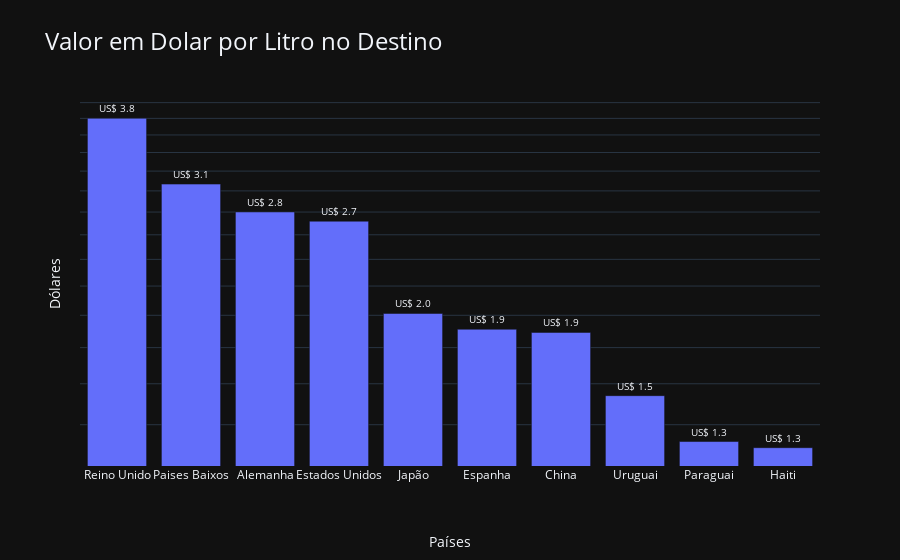

Notebook code for this chart:
### Code cell
fig = px.bar(df_total_top10.sort_values(by='USD_por_Litro',ascending=False), x='Destino', y=['USD_por_Litro'], title='Valor em Dolar por Litro no Destino')

fig.update_layout(
    title_font=dict(size=24), 
    xaxis_title='Países',
    xaxis_title_standoff=55,
    yaxis_title='Dólares',
    yaxis_type="log",
    yaxis_showticklabels=False,
    showlegend=False, 
    template="plotly_dark",
     annotations=[
        dict(
            x=1,
            y=-0.32,
            xref='paper',
            yref='paper',
            text='* Escala Logarítmica',
            showarrow=False,
            font=dict(size=12)
        )
    ]
)

fig.update_traces(texttemplate='US$ %{y:.2s}', textposition='outside', textfont_size=10)

fig.show()

### Figure 1 — Plotly figure (JSON) as saved in the notebook; plotly's stock layout.template omitted (floating-point values rounded to 4 significant figures)
{"data": [{"alignmentgroup": "True", "hovertemplate": "variable=USD_por_Litro<br>Destino=%{x}<br>value=%{y}<extra></extra>", "legendgroup": "USD_por_Litro", "marker": {"color": "#636efa", "pattern": {"shape": ""}}, "name": "USD_por_Litro", "offsetgroup": "USD_por_Litro", "orientation": "v", "showlegend": true, "textfont": {"size": 10}, "textposition": "outside", "texttemplate": "US$ %{y:.2s}", "type": "bar", "x": ["Reino Unido", "Paises Baixos", "Alemanha", "Estados Unidos", "Japão", "Espanha", "China", "Uruguai", "Paraguai", "Haiti"], "xaxis": "x", "y": [3.801, 3.067, 2.801, 2.718, 2.012, 1.911, 1.891, 1.539, 1.325, 1.299], "yaxis": "y"}], "layout": {"annotations": [{"font": {"size": 12}, "showarrow": false, "text": "* Escala Logarítmica", "x": 1, "xref": "paper", "y": -0.32, "yref": "paper"}], "barmode": "relative", "legend": {"title": {"text": "variable"}, "tracegroupgap": 0}, "showlegend": false, "title": {"font": {"size": 24}, "text": "Valor em Dolar por Litro no Destino"}, "xaxis": {"anchor": "y", "domain": [0, 1], "title": {"standoff": 55, "text": "Países"}}, "yaxis": {"anchor": "x", "domain": [0, 1], "showticklabels": false, "title": {"text": "Dólares"}, "type": "log"}}}
